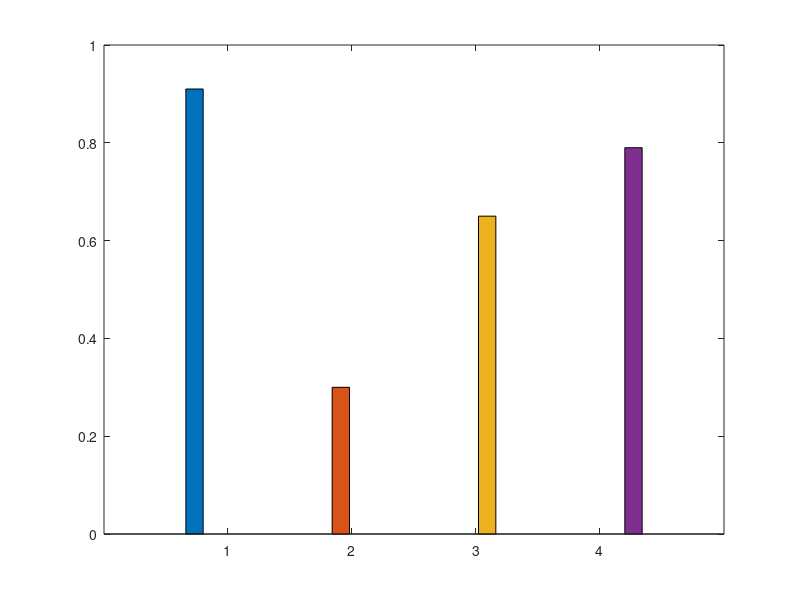

The MATLAB source for this figure: (Note: this script raises an error after producing the figure.)
% generate legends

data = [0.91 0.3 0.65 0.79]
% the stacked trick
temp = 1:numel(data);
dia_data = diag(data);
H = bar(temp, dia_data); 
H(1).FaceColor = [0 1 0] ; % set the colour of one bar
H(2).FaceColor = [1 1 0] ; % set the colour of one bar
H(3).FaceColor = [0 0 1] ; % set the colour of one bar
l = cell(1,3);
l{1}='Less than 100cm';
l{2}='Less than 300cm';
l{3}='Maximum Distance';
legend(l)